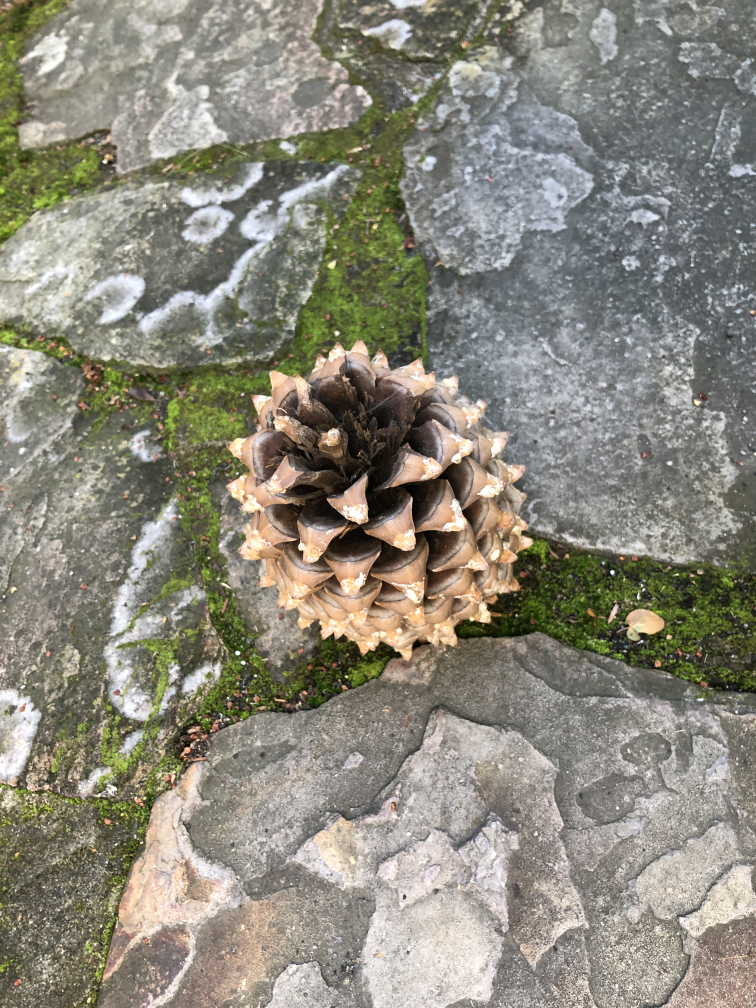
#> input picture obs/pinecone/3.JPG, 3024 x 4032 px (shown at 1/4 size)
$ python -i utils.py   (imports and definitions only)
#> lines starting #> are read from the running program, lines starting #| are printed output that depends on the picture; after the words box and inside, x2 and y2 are one past the last pixel; in counts of white or black regions, pixels touching at a corner belong together
from scipy.spatial.transform import Rotation
import numpy as np
import cv2

# [50 lines left out: functions create_alpha_fn, rot_phi, rot_theta, rot_psi, trans_t, get_noised_pose and 1 more, not called in this run]

def rgb2bgr(img_rgb):
    img_bgr = cv2.cvtColor(img_rgb, cv2.COLOR_RGB2BGR)
    return img_bgr

# [38 lines left out: functions show_img, find_POI, find_Edge, not called in this run]

def find_EdgeRegion(img_rgb, DEBUG=False):
    # img - RGB image in range 0...255
#> called with DEBUG = False
    img = np.copy(img_rgb)
    img_gray = cv2.cvtColor(img, cv2.COLOR_RGB2GRAY)
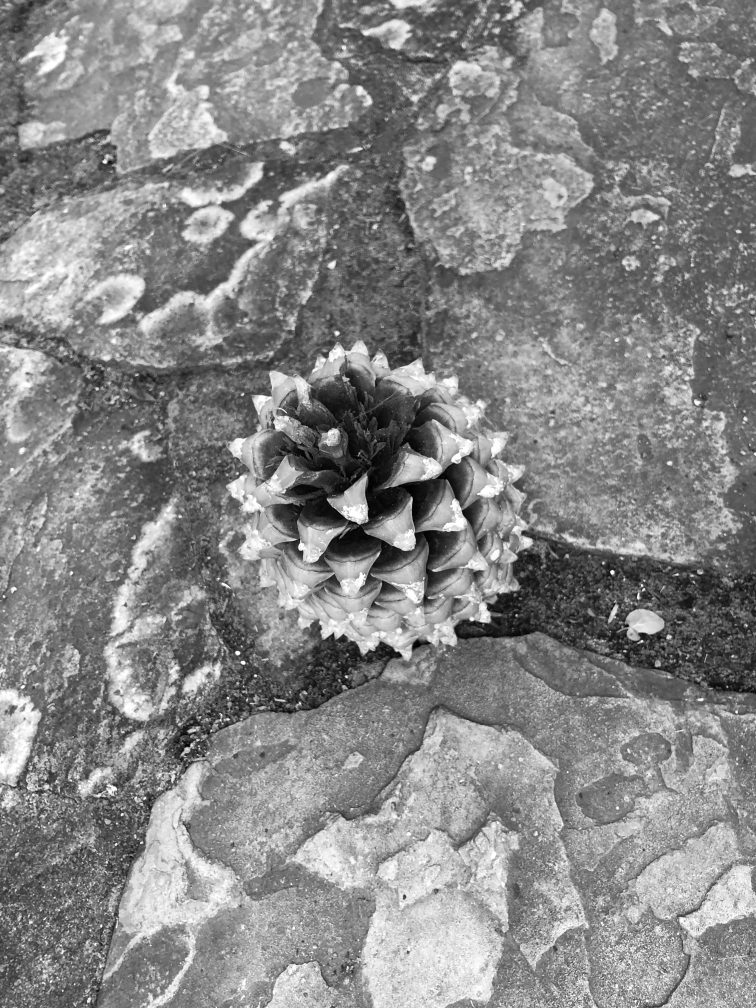
#> img_gray: shape (4032, 3024) (shown at 1/4 size); min 0, max 255, mean 135.5

    # 使用Canny边缘检测方法
    edges = cv2.Canny(img_gray, 150, 450)
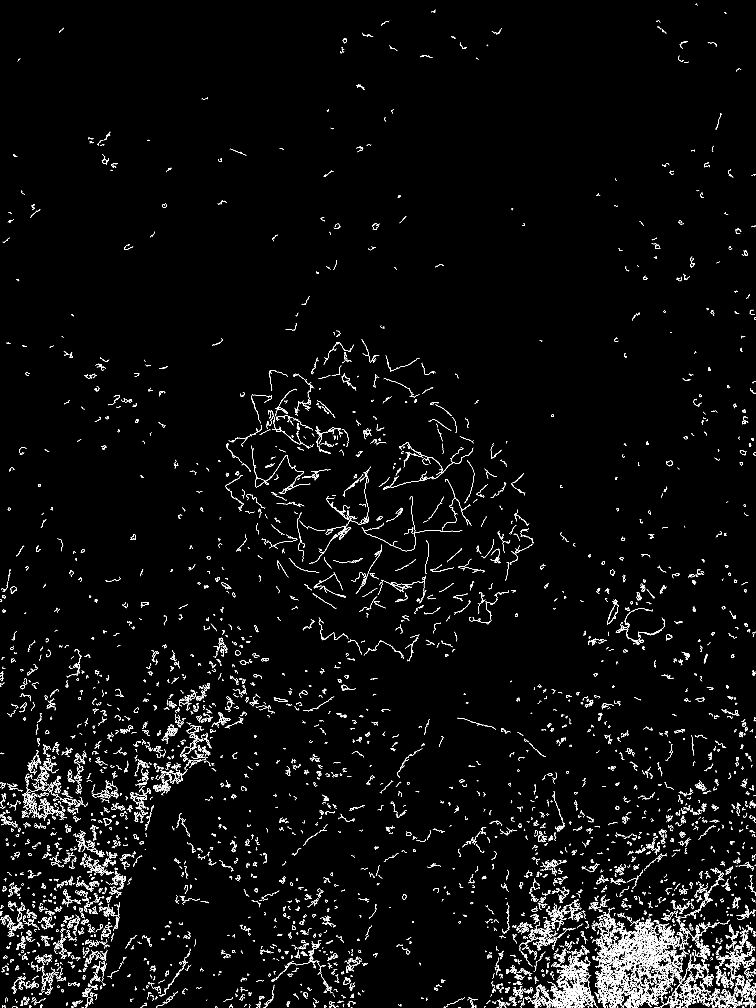
#> edges: shape (4032, 3024) (shown at 1/4 size); 1.8% white in thin lines or dots

    # 使用cv2.dilate()进行膨胀操作
    search_radius = 7
    kernel = np.ones((search_radius, search_radius), np.uint8)
    dilated_edges = cv2.dilate(edges, kernel)
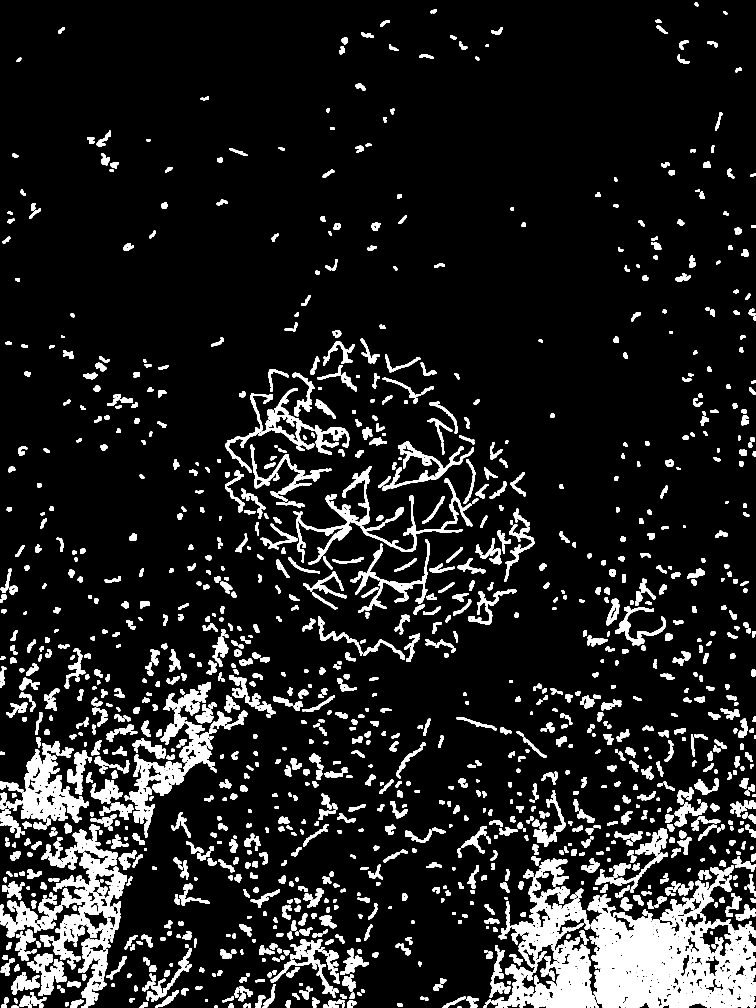
#> dilated_edges: shape (4032, 3024) (shown at 1/4 size); 10.9% white; 1444 white regions, largest, box (x1, y1, x2, y2) and area: (2351, 3468, 3024, 4032) 201012, (1967, 3748, 2394, 4032) 51791, (84, 2973, 354, 3292) 35590

    if DEBUG:
        cv2.imwrite("Detected edges", dilated_edges)

    # 获取膨胀后的边缘点的坐标
    xy = np.argwhere(dilated_edges > 0)
#> xy = 1329477 pairs, first value 10 to 4031, second value 0 to 3023
    xy = np.array(xy).astype(int)

    return xy  # pixel coordinates

>>> import cv2
>>> picture = cv2.cvtColor(cv2.imread('obs/pinecone/3.JPG'), cv2.COLOR_BGR2RGB)
>>> result = find_EdgeRegion(picture)
#> result has the same summary as xy in find_EdgeRegion

$ run again, on obs/pinecone/4.JPG
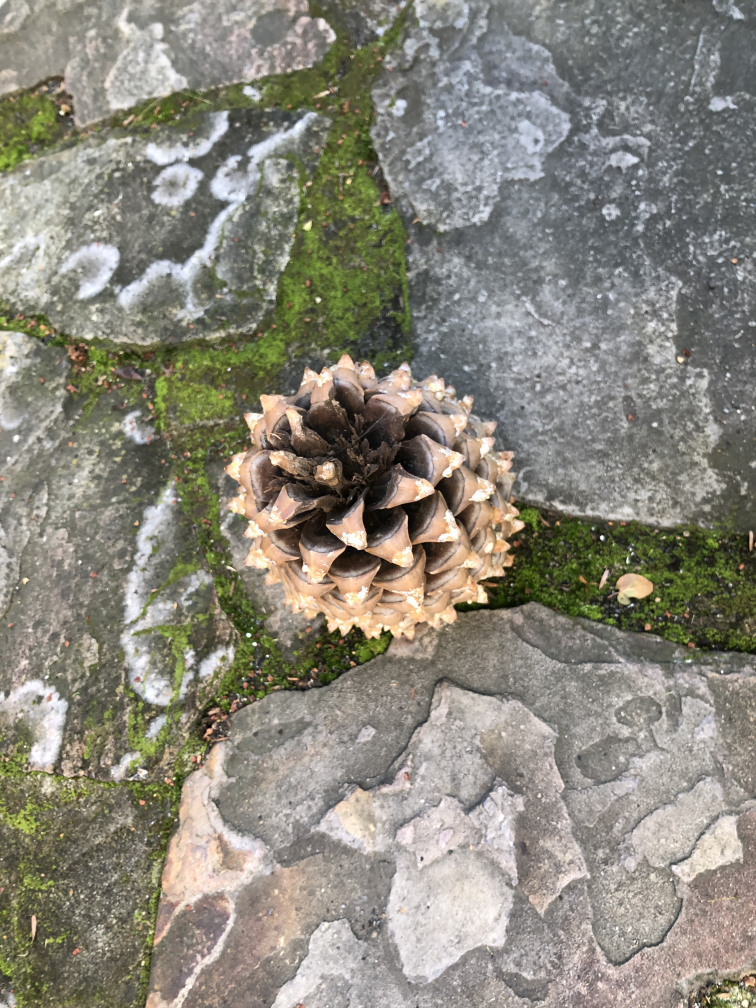
#> input picture obs/pinecone/4.JPG, 3024 x 4032 px (shown at 1/4 size)
#> in find_EdgeRegion, `edges = cv2.Canny(img_gray, 150, 450)`:
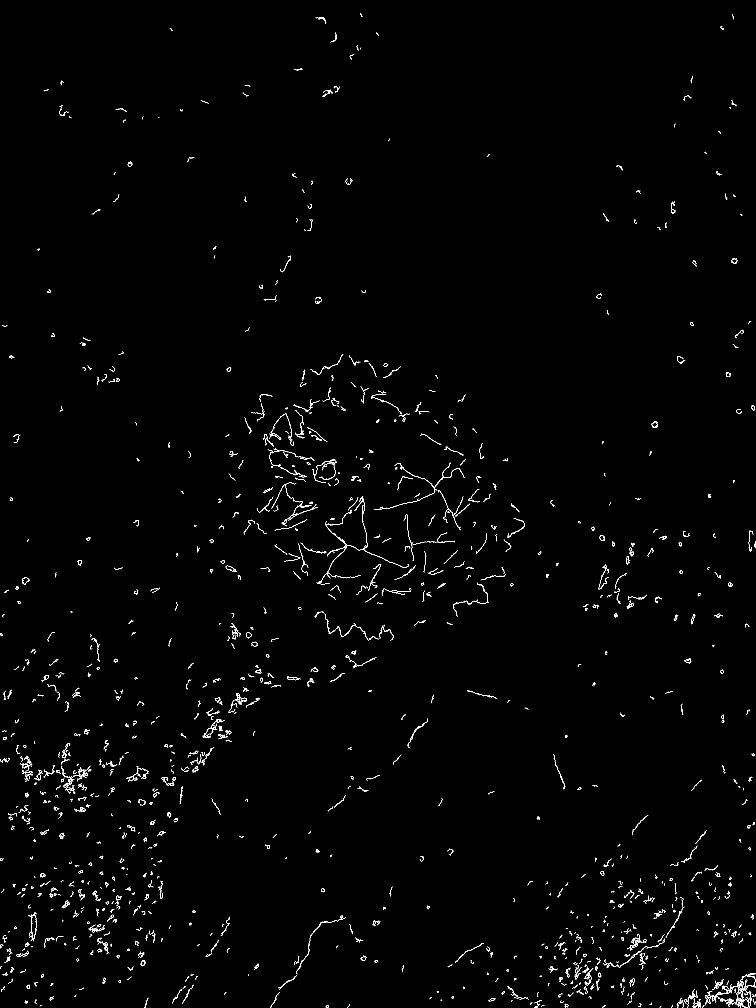
#> edges: shape (4032, 3024) (shown at 1/4 size); 0.57% white in thin lines or dots
#> in find_EdgeRegion, `dilated_edges = cv2.dilate(edges, kernel)`:
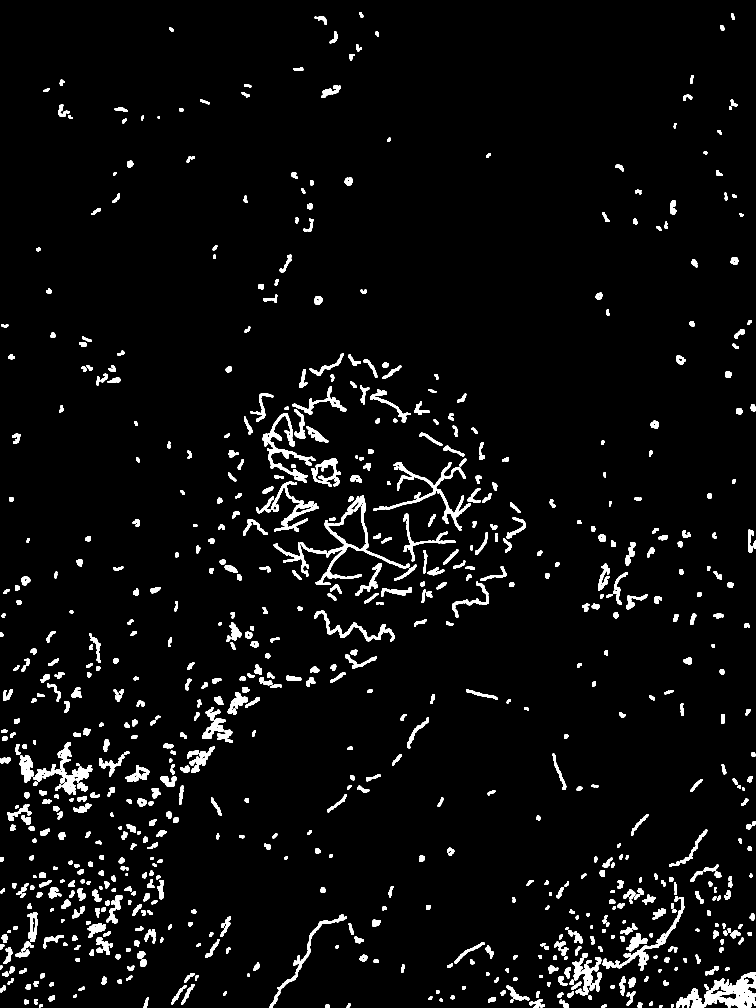
#> dilated_edges: shape (4032, 3024) (shown at 1/4 size); 3.9% white; 805 white regions, largest, box (x1, y1, x2, y2) and area: (2704, 3889, 3024, 4032) 18967, (1200, 1982, 1638, 2340) 15036, (1494, 1848, 1882, 2124) 11449
#> xy = 480356 pairs, first value 50 to 4031, second value 0 to 3023
#> result has the same summary as xy in find_EdgeRegion
